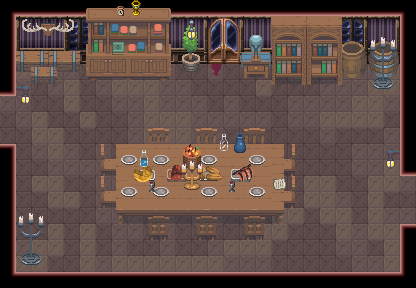

A 2D game scene composited from a Tiled map and its tileset images. What follows is a short description and the map's XML, with each tile layer's data collapsed to a summary:
An orthogonal 26x18 tile map with 16x16 px tiles, 10 tile layers (Floor, UnderWall, Walls, Furniture 0, ...), 1 hidden layer not drawn, 3 tilesets.

<map version="1.10" tiledversion="1.12.2" orientation="orthogonal" renderorder="right-down" width="26" height="18" tilewidth="16" tileheight="16" infinite="0" nextlayerid="12" nextobjectid="1">
 <tileset firstgid="1" source="../tilesets/PropsV2.tsx" />
 <tileset firstgid="901" source="../tilesets/TilesetV2.tsx" />
 <tileset firstgid="1701" source="../tilesets/furniture_and_props.tsx" />
 <layer id="1" name="Floor" width="26" height="18">
  <data>[468 cells, 468 non-empty, 3 distinct tile ids]</data>
 </layer>
 <layer id="7" name="UnderWall" width="26" height="18">
  <data>[468 cells, 8 non-empty, 3 distinct tile ids]</data>
 </layer>
 <layer id="2" name="Walls" width="26" height="18">
  <data>[468 cells, 150 non-empty, 33 distinct tile ids]</data>
 </layer>
 <layer id="8" name="Furniture 0" width="26" height="18">
  <data>[468 cells, 66 non-empty, 42 distinct tile ids]</data>
 </layer>
 <layer id="3" name="Furniture" width="26" height="18">
  <data>[468 cells, 124 non-empty, 92 distinct tile ids]</data>
 </layer>
 <layer id="4" name="Props" width="26" height="18">
  <data>[468 cells, 36 non-empty, 8 distinct tile ids]</data>
 </layer>
 <layer id="5" name="Props2" width="26" height="18">
  <data>[468 cells, 36 non-empty, 32 distinct tile ids]</data>
 </layer>
 <layer id="9" name="Props3" width="26" height="18">
  <data>[468 cells, 28 non-empty, 28 distinct tile ids]</data>
 </layer>
 <layer id="10" name="Props4" width="26" height="18">
  <data>[468 cells, 24 non-empty, 24 distinct tile ids]</data>
 </layer>
 <layer id="11" name="Props5" width="26" height="18">
  <data>[468 cells, 9 non-empty, 8 distinct tile ids]</data>
 </layer>
 <layer id="6" name="Collision" width="26" height="18" visible="0">
  <data>[468 cells, 210 non-empty, 1 distinct tile ids]</data>
 </layer>
</map>
